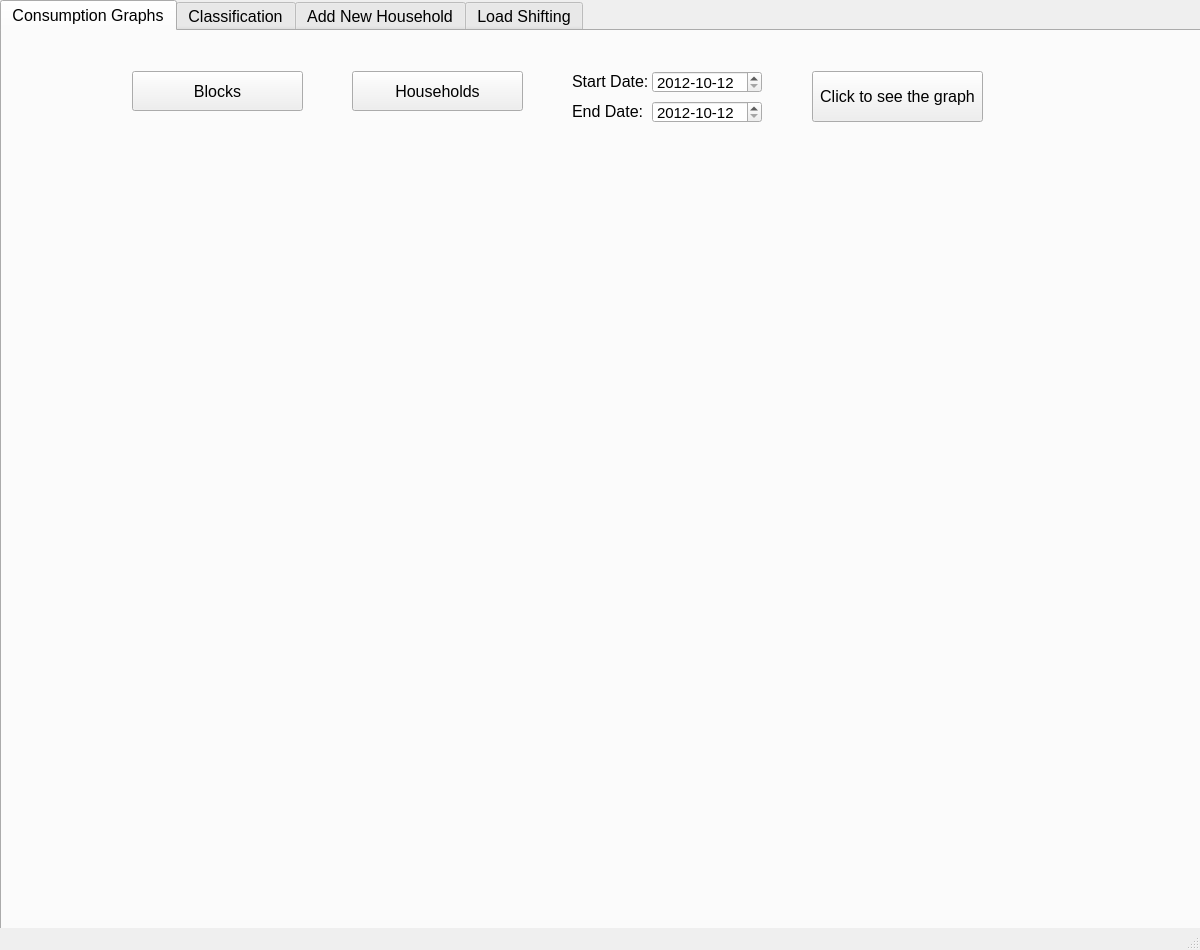
<?xml version="1.0" encoding="UTF-8"?>
<ui version="4.0">
 <class>MainWindow</class>
 <widget class="QMainWindow" name="MainWindow">
  <property name="geometry">
   <rect>
    <x>0</x>
    <y>0</y>
    <width>1200</width>
    <height>950</height>
   </rect>
  </property>
  <property name="windowTitle">
   <string>MainWindow</string>
  </property>
  <widget class="QWidget" name="centralwidget">
   <widget class="QTabWidget" name="tabWidget">
    <property name="geometry">
     <rect>
      <x>0</x>
      <y>0</y>
      <width>1491</width>
      <height>1161</height>
     </rect>
    </property>
    <property name="font">
     <font>
      <pointsize>12</pointsize>
      <weight>50</weight>
      <italic>false</italic>
      <bold>false</bold>
      <underline>false</underline>
      <strikeout>false</strikeout>
     </font>
    </property>
    <property name="currentIndex">
     <number>0</number>
    </property>
    <property name="iconSize">
     <size>
      <width>16</width>
      <height>16</height>
     </size>
    </property>
    <widget class="QWidget" name="consumptionTab">
     <property name="enabled">
      <bool>true</bool>
     </property>
     <attribute name="title">
      <string>Consumption Graphs</string>
     </attribute>
     <widget class="QPushButton" name="householdButton">
      <property name="geometry">
       <rect>
        <x>350</x>
        <y>40</y>
        <width>171</width>
        <height>40</height>
       </rect>
      </property>
      <property name="font">
       <font>
        <pointsize>12</pointsize>
       </font>
      </property>
      <property name="contextMenuPolicy">
       <enum>Qt::ActionsContextMenu</enum>
      </property>
      <property name="text">
       <string>Households</string>
      </property>
     </widget>
     <widget class="QLabel" name="endDateLabel">
      <property name="geometry">
       <rect>
        <x>570</x>
        <y>70</y>
        <width>81</width>
        <height>20</height>
       </rect>
      </property>
      <property name="font">
       <font>
        <pointsize>12</pointsize>
       </font>
      </property>
      <property name="text">
       <string>End Date:</string>
      </property>
     </widget>
     <widget class="matplotlib_widget" name="matplotlib_widget" native="true">
      <property name="geometry">
       <rect>
        <x>30</x>
        <y>140</y>
        <width>1111</width>
        <height>701</height>
       </rect>
      </property>
     </widget>
     <widget class="QLabel" name="startDateLabel">
      <property name="geometry">
       <rect>
        <x>570</x>
        <y>40</y>
        <width>81</width>
        <height>20</height>
       </rect>
      </property>
      <property name="font">
       <font>
        <pointsize>12</pointsize>
       </font>
      </property>
      <property name="text">
       <string>Start Date:</string>
      </property>
     </widget>
     <widget class="QDateEdit" name="dateEditOutput">
      <property name="geometry">
       <rect>
        <x>650</x>
        <y>70</y>
        <width>110</width>
        <height>22</height>
       </rect>
      </property>
      <property name="font">
       <font>
        <pointsize>11</pointsize>
       </font>
      </property>
      <property name="maximumDate">
       <date>
        <year>7914</year>
        <month>2</month>
        <day>28</day>
       </date>
      </property>
      <property name="minimumDate">
       <date>
        <year>2012</year>
        <month>10</month>
        <day>12</day>
       </date>
      </property>
      <property name="displayFormat">
       <string>yyyy-MM-dd</string>
      </property>
     </widget>
     <widget class="QLabel" name="label">
      <property name="geometry">
       <rect>
        <x>0</x>
        <y>0</y>
        <width>1491</width>
        <height>1051</height>
       </rect>
      </property>
      <property name="text">
       <string/>
      </property>
      <property name="pixmap">
       <pixmap>images/powerPlant2.jpg</pixmap>
      </property>
      <property name="wordWrap">
       <bool>false</bool>
      </property>
     </widget>
     <widget class="QDateEdit" name="dateEditInput">
      <property name="geometry">
       <rect>
        <x>650</x>
        <y>40</y>
        <width>110</width>
        <height>22</height>
       </rect>
      </property>
      <property name="font">
       <font>
        <pointsize>11</pointsize>
       </font>
      </property>
      <property name="maximumDate">
       <date>
        <year>7914</year>
        <month>2</month>
        <day>28</day>
       </date>
      </property>
      <property name="minimumDate">
       <date>
        <year>2012</year>
        <month>10</month>
        <day>12</day>
       </date>
      </property>
      <property name="displayFormat">
       <string>yyyy-MM-dd</string>
      </property>
     </widget>
     <widget class="QPushButton" name="graphButton">
      <property name="geometry">
       <rect>
        <x>810</x>
        <y>40</y>
        <width>171</width>
        <height>51</height>
       </rect>
      </property>
      <property name="font">
       <font>
        <pointsize>12</pointsize>
       </font>
      </property>
      <property name="text">
       <string>Click to see the graph</string>
      </property>
      <property name="checkable">
       <bool>false</bool>
      </property>
      <property name="default">
       <bool>false</bool>
      </property>
      <property name="flat">
       <bool>false</bool>
      </property>
     </widget>
     <widget class="QPushButton" name="blocksButton_1">
      <property name="geometry">
       <rect>
        <x>130</x>
        <y>40</y>
        <width>171</width>
        <height>40</height>
       </rect>
      </property>
      <property name="font">
       <font>
        <pointsize>12</pointsize>
       </font>
      </property>
      <property name="contextMenuPolicy">
       <enum>Qt::ActionsContextMenu</enum>
      </property>
      <property name="text">
       <string>Blocks</string>
      </property>
     </widget>
     <zorder>label</zorder>
     <zorder>graphButton</zorder>
     <zorder>endDateLabel</zorder>
     <zorder>householdButton</zorder>
     <zorder>dateEditOutput</zorder>
     <zorder>dateEditInput</zorder>
     <zorder>matplotlib_widget</zorder>
     <zorder>startDateLabel</zorder>
     <zorder>blocksButton_1</zorder>
    </widget>
    <widget class="QWidget" name="classificationTab">
     <attribute name="title">
      <string>Classification</string>
     </attribute>
     <widget class="QPushButton" name="classificationButton">
      <property name="geometry">
       <rect>
        <x>600</x>
        <y>50</y>
        <width>201</width>
        <height>40</height>
       </rect>
      </property>
      <property name="font">
       <font>
        <pointsize>12</pointsize>
       </font>
      </property>
      <property name="text">
       <string>Click to see classification</string>
      </property>
     </widget>
     <widget class="QLabel" name="label_2">
      <property name="geometry">
       <rect>
        <x>0</x>
        <y>0</y>
        <width>1491</width>
        <height>1051</height>
       </rect>
      </property>
      <property name="text">
       <string/>
      </property>
      <property name="pixmap">
       <pixmap>images/powerPlant2.jpg</pixmap>
      </property>
      <property name="wordWrap">
       <bool>false</bool>
      </property>
     </widget>
     <widget class="QLabel" name="figureLabel_1">
      <property name="geometry">
       <rect>
        <x>110</x>
        <y>140</y>
        <width>960</width>
        <height>720</height>
       </rect>
      </property>
      <property name="text">
       <string/>
      </property>
     </widget>
     <widget class="QPushButton" name="blocksButton_2">
      <property name="geometry">
       <rect>
        <x>360</x>
        <y>50</y>
        <width>171</width>
        <height>40</height>
       </rect>
      </property>
      <property name="font">
       <font>
        <pointsize>12</pointsize>
       </font>
      </property>
      <property name="contextMenuPolicy">
       <enum>Qt::ActionsContextMenu</enum>
      </property>
      <property name="text">
       <string>Blocks</string>
      </property>
     </widget>
     <zorder>label_2</zorder>
     <zorder>classificationButton</zorder>
     <zorder>figureLabel_1</zorder>
     <zorder>blocksButton_2</zorder>
    </widget>
    <widget class="QWidget" name="newHouseholdTab">
     <attribute name="title">
      <string>Add New Household</string>
     </attribute>
     <widget class="QLineEdit" name="houseID">
      <property name="geometry">
       <rect>
        <x>340</x>
        <y>20</y>
        <width>210</width>
        <height>40</height>
       </rect>
      </property>
      <property name="styleSheet">
       <string notr="true">border-radius: 20px;
font: 11pt &quot;MS Shell Dlg 2&quot;;</string>
      </property>
      <property name="text">
       <string/>
      </property>
      <property name="placeholderText">
       <string comment="0">House ID</string>
      </property>
     </widget>
     <widget class="QLineEdit" name="peakTime">
      <property name="geometry">
       <rect>
        <x>600</x>
        <y>20</y>
        <width>210</width>
        <height>40</height>
       </rect>
      </property>
      <property name="styleSheet">
       <string notr="true">border-radius: 20px;
font: 11pt &quot;MS Shell Dlg 2&quot;;</string>
      </property>
      <property name="text">
       <string/>
      </property>
      <property name="placeholderText">
       <string>Peak Load Time</string>
      </property>
     </widget>
     <widget class="QLineEdit" name="energy">
      <property name="geometry">
       <rect>
        <x>860</x>
        <y>20</y>
        <width>210</width>
        <height>40</height>
       </rect>
      </property>
      <property name="styleSheet">
       <string notr="true">border-radius: 20px;
font: 11pt &quot;MS Shell Dlg 2&quot;;</string>
      </property>
      <property name="text">
       <string/>
      </property>
      <property name="placeholderText">
       <string>Total Consumed Energy (kW)</string>
      </property>
     </widget>
     <widget class="QPushButton" name="showButton">
      <property name="geometry">
       <rect>
        <x>515</x>
        <y>80</y>
        <width>131</width>
        <height>40</height>
       </rect>
      </property>
      <property name="font">
       <font>
        <pointsize>12</pointsize>
       </font>
      </property>
      <property name="styleSheet">
       <string notr="true"/>
      </property>
      <property name="text">
       <string>Add and Show</string>
      </property>
     </widget>
     <widget class="QLabel" name="label_4">
      <property name="geometry">
       <rect>
        <x>0</x>
        <y>0</y>
        <width>1491</width>
        <height>1051</height>
       </rect>
      </property>
      <property name="text">
       <string/>
      </property>
      <property name="pixmap">
       <pixmap>images/powerPlant2.jpg</pixmap>
      </property>
      <property name="wordWrap">
       <bool>false</bool>
      </property>
     </widget>
     <widget class="QLabel" name="figureLabel_2">
      <property name="geometry">
       <rect>
        <x>100</x>
        <y>170</y>
        <width>960</width>
        <height>720</height>
       </rect>
      </property>
      <property name="text">
       <string/>
      </property>
     </widget>
     <widget class="QPushButton" name="blocksButton_3">
      <property name="geometry">
       <rect>
        <x>120</x>
        <y>20</y>
        <width>171</width>
        <height>40</height>
       </rect>
      </property>
      <property name="font">
       <font>
        <pointsize>12</pointsize>
       </font>
      </property>
      <property name="contextMenuPolicy">
       <enum>Qt::ActionsContextMenu</enum>
      </property>
      <property name="text">
       <string>Blocks</string>
      </property>
     </widget>
     <zorder>label_4</zorder>
     <zorder>houseID</zorder>
     <zorder>peakTime</zorder>
     <zorder>energy</zorder>
     <zorder>showButton</zorder>
     <zorder>figureLabel_2</zorder>
     <zorder>blocksButton_3</zorder>
    </widget>
    <widget class="QWidget" name="loadShiftingTab">
     <attribute name="title">
      <string>Load Shifting</string>
     </attribute>
     <widget class="QLabel" name="label_5">
      <property name="geometry">
       <rect>
        <x>0</x>
        <y>0</y>
        <width>1491</width>
        <height>1051</height>
       </rect>
      </property>
      <property name="text">
       <string/>
      </property>
      <property name="pixmap">
       <pixmap>images/powerPlant2.jpg</pixmap>
      </property>
      <property name="wordWrap">
       <bool>false</bool>
      </property>
     </widget>
     <widget class="QPushButton" name="blocksButton_4">
      <property name="geometry">
       <rect>
        <x>220</x>
        <y>60</y>
        <width>171</width>
        <height>40</height>
       </rect>
      </property>
      <property name="font">
       <font>
        <pointsize>12</pointsize>
       </font>
      </property>
      <property name="contextMenuPolicy">
       <enum>Qt::ActionsContextMenu</enum>
      </property>
      <property name="text">
       <string>Blocks</string>
      </property>
     </widget>
     <widget class="QLabel" name="figureLabel_3">
      <property name="geometry">
       <rect>
        <x>40</x>
        <y>230</y>
        <width>544</width>
        <height>408</height>
       </rect>
      </property>
      <property name="text">
       <string/>
      </property>
     </widget>
     <widget class="QLabel" name="figureLabel_4">
      <property name="geometry">
       <rect>
        <x>610</x>
        <y>230</y>
        <width>544</width>
        <height>408</height>
       </rect>
      </property>
      <property name="text">
       <string/>
      </property>
     </widget>
     <widget class="QPushButton" name="percentageButton">
      <property name="geometry">
       <rect>
        <x>490</x>
        <y>60</y>
        <width>171</width>
        <height>40</height>
       </rect>
      </property>
      <property name="font">
       <font>
        <pointsize>12</pointsize>
       </font>
      </property>
      <property name="contextMenuPolicy">
       <enum>Qt::ActionsContextMenu</enum>
      </property>
      <property name="text">
       <string>Percentages</string>
      </property>
     </widget>
     <widget class="QPushButton" name="shiftingButton">
      <property name="geometry">
       <rect>
        <x>760</x>
        <y>60</y>
        <width>221</width>
        <height>40</height>
       </rect>
      </property>
      <property name="font">
       <font>
        <pointsize>12</pointsize>
       </font>
      </property>
      <property name="text">
       <string>Click to see shifted version</string>
      </property>
     </widget>
    </widget>
   </widget>
  </widget>
  <widget class="QMenuBar" name="menubar">
   <property name="geometry">
    <rect>
     <x>0</x>
     <y>0</y>
     <width>1200</width>
     <height>21</height>
    </rect>
   </property>
  </widget>
  <widget class="QStatusBar" name="statusbar"/>
 </widget>
 <customwidgets>
  <customwidget>
   <class>matplotlib_widget</class>
   <extends>QWidget</extends>
   <header>matplotlib_widget.h</header>
   <container>1</container>
  </customwidget>
 </customwidgets>
 <resources/>
 <connections/>
</ui>
